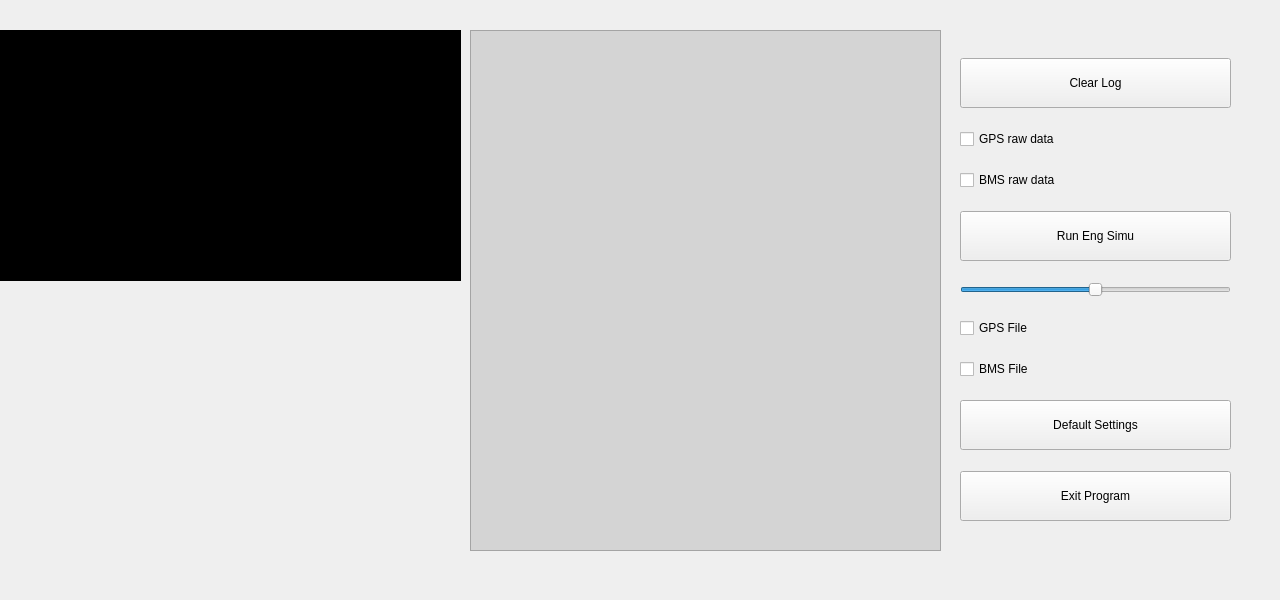
   <widget class="QWidget" name="log" native="true">
    <property name="geometry">
     <rect>
      <x>0</x>
      <y>0</y>
      <width>1280</width>
      <height>600</height>
     </rect>
    </property>
    <property name="styleSheet">
     <string notr="true">QPushButton:focus{
color: rgb(255, 0, 4);
}
QCheckBox:focus{
background-color: rgba(255, 0, 4, 50);
}</string>
    </property>
    <widget class="QWidget" name="layoutWidget_3">
     <property name="geometry">
      <rect>
       <x>950</x>
       <y>40</y>
       <width>291</width>
       <height>501</height>
      </rect>
     </property>
     <layout class="QVBoxLayout" name="logLayout">
      <property name="spacing">
       <number>3</number>
      </property>
      <property name="leftMargin">
       <number>10</number>
      </property>
      <property name="topMargin">
       <number>0</number>
      </property>
      <property name="rightMargin">
       <number>10</number>
      </property>
      <property name="bottomMargin">
       <number>0</number>
      </property>
      <item>
       <widget class="QPushButton" name="pushButton_clear_errors">
        <property name="maximumSize">
         <size>
          <width>16777215</width>
          <height>50</height>
         </size>
        </property>
        <property name="text">
         <string>Clear Log</string>
        </property>
       </widget>
      </item>
      <item>
       <widget class="QCheckBox" name="checkBox_logGpsRaw">
        <property name="text">
         <string>GPS raw data</string>
        </property>
       </widget>
      </item>
      <item>
       <widget class="QCheckBox" name="checkBox_logBmsRaw">
        <property name="text">
         <string>BMS raw data</string>
        </property>
       </widget>
      </item>
      <item>
       <widget class="QPushButton" name="pushButton_Runsound">
        <property name="maximumSize">
         <size>
          <width>16777215</width>
          <height>50</height>
         </size>
        </property>
        <property name="text">
         <string>Run Eng Simu</string>
        </property>
       </widget>
      </item>
      <item>
       <widget class="QSlider" name="horizontalSlider">
        <property name="sizePolicy">
         <sizepolicy hsizetype="Minimum" vsizetype="Fixed">
          <horstretch>0</horstretch>
          <verstretch>0</verstretch>
         </sizepolicy>
        </property>
        <property name="focusPolicy">
         <enum>Qt::NoFocus</enum>
        </property>
        <property name="maximum">
         <number>100</number>
        </property>
        <property name="value">
         <number>50</number>
        </property>
        <property name="sliderPosition">
         <number>50</number>
        </property>
        <property name="orientation">
         <enum>Qt::Horizontal</enum>
        </property>
       </widget>
      </item>
      <item>
       <widget class="QCheckBox" name="checkBox_GPSFile">
        <property name="text">
         <string>GPS File</string>
        </property>
       </widget>
      </item>
      <item>
       <widget class="QCheckBox" name="checkBox_BMSFile">
        <property name="text">
         <string>BMS File</string>
        </property>
       </widget>
      </item>
      <item>
       <widget class="QPushButton" name="pushButton_defaultSettings">
        <property name="maximumSize">
         <size>
          <width>16777215</width>
          <height>50</height>
         </size>
        </property>
        <property name="text">
         <string>Default Settings</string>
        </property>
       </widget>
      </item>
      <item>
       <widget class="QPushButton" name="pushButton_exit">
        <property name="maximumSize">
         <size>
          <width>16777215</width>
          <height>50</height>
         </size>
        </property>
        <property name="text">
         <string>Exit Program</string>
        </property>
       </widget>
      </item>
     </layout>
    </widget>
    <widget class="QTextBrowser" name="textBrowser_errors">
     <property name="geometry">
      <rect>
       <x>470</x>
       <y>30</y>
       <width>471</width>
       <height>521</height>
      </rect>
     </property>
     <property name="focusPolicy">
      <enum>Qt::NoFocus</enum>
     </property>
     <property name="styleSheet">
      <string notr="true">font: 10pt &quot;Lucida Console&quot;;
background-color: rgb(212, 212, 212);</string>
     </property>
    </widget>
    <widget class="QCustomPlot" name="efficiencyPlot" native="true">
     <property name="geometry">
      <rect>
       <x>0</x>
       <y>30</y>
       <width>461</width>
       <height>251</height>
      </rect>
     </property>
     <property name="styleSheet">
      <string notr="true">background-color: rgb(0, 0, 0);</string>
     </property>
    </widget>
   </widget>
